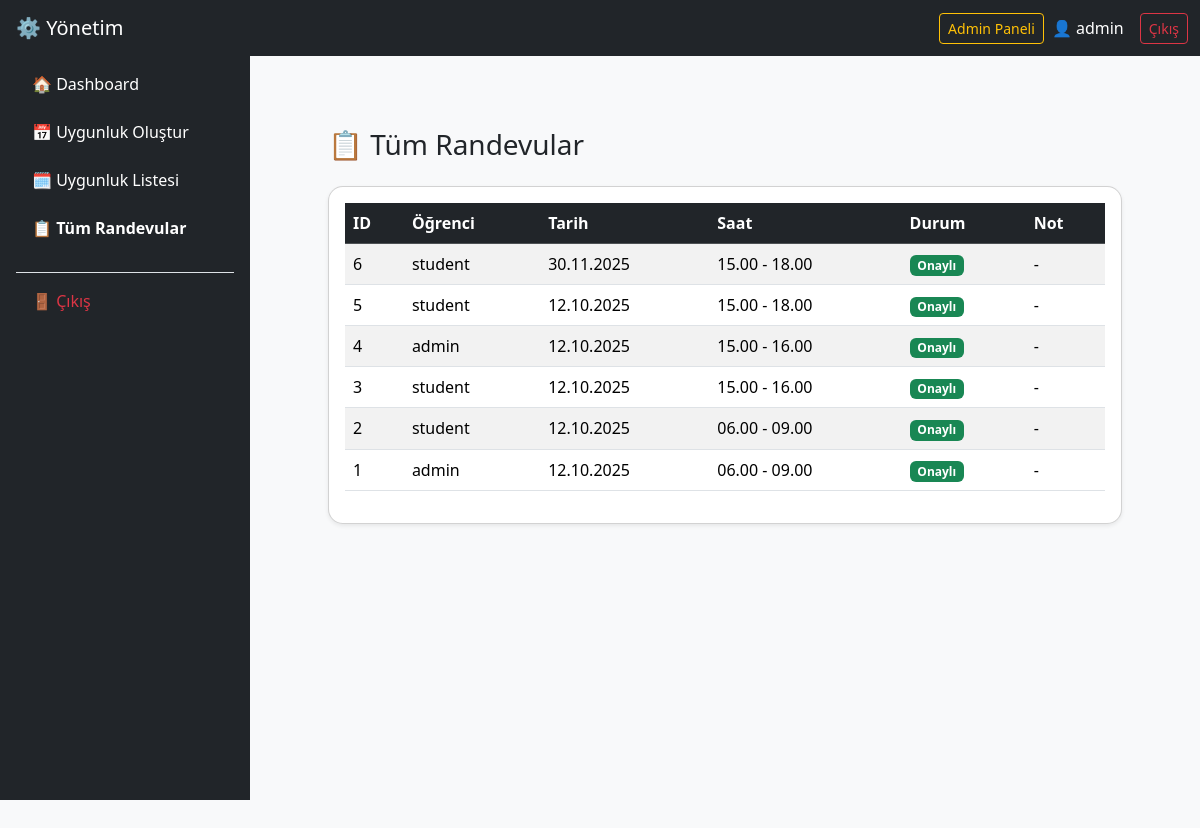
Page /appointments/admin/appointments/ (signed in) on the earlier database version.
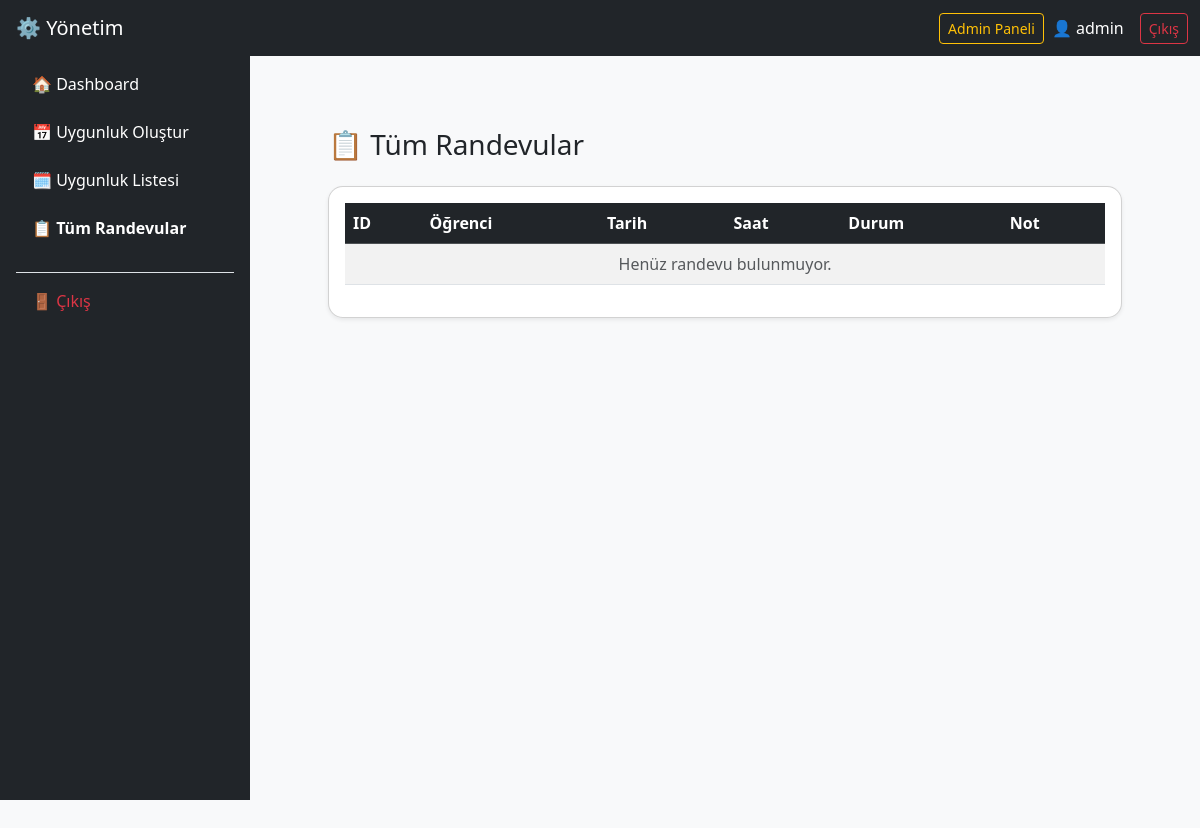
Same page on the later database version.
### users/models.py (models this page shows, shortened)
class User(AbstractUser):
    role = models.ForeignKey(Role, on_delete=models.CASCADE, null=True, blank=True)

### appointments/models.py (models this page shows, shortened)
class Appointment(models.Model):
    availability = models.ForeignKey(
        Availability,
        on_delete=models.CASCADE,
        related_name='appointments'
    )
    student = models.ForeignKey(
        User,
        on_delete=models.CASCADE,
        limit_choices_to={'role__name': 'Student'},
        related_name='appointments'
    )
    branches = models.ManyToManyField(Branch)
    status = models.CharField(max_length=20, choices=[
        ('approved', 'Approved'),
        ('cancelled', 'Cancelled'),
        ('no_show', 'No Show'),
        ], default='approved')
    cancelled_by = models.ForeignKey(
        User,
        on_delete=models.SET_NULL,
        null=True,
        blank=True,
        related_name='cancelled_appointments'
    )
    cancel_reason = models.TextField(blank=True, null=True)

class Availability(models.Model):
    admin = models.ForeignKey(
        User,
        on_delete=models.CASCADE,
        limit_choices_to={'role__name': 'Admin'},
        related_name='availabilities'
    )
    date = models.DateField()
    start_time = models.TimeField()
    end_time = models.TimeField()
    quota = models.PositiveIntegerField()
    note = models.TextField(blank=True, null=True)

### appointments/views.py (the view)
# urls.py: path('admin/appointments/', views.all_appointments, name='all_appointments'),
@user_passes_test(is_admin)
def all_appointments(request):
    appointments = Appointment.objects.select_related('availability', 'student').all().order_by('-id')
    return render(request, 'appointments/all_appointments.html', {'appointments': appointments})

### appointments/views.py (called while the page is built)
def is_admin(user):
    return user.is_authenticated and user.role and user.role.name == 'Admin'

### appointments/templates/appointments/all_appointments.html (shortened to what this page needs)
{% extends 'appointments/base_admin.html' %}
{% block admin_content %}
<div class="container mt-4">
    <h3 class="mb-4">📋 Tüm Randevular</h3>
    <div class="card shadow-sm">
        <div class="card-body">
            <table class="table table-striped table-hover align-middle">
                <thead class="table-dark">
                <tr>
                    <th>ID</th>
                    <th>Öğrenci</th>
                    <th>Tarih</th>
                    <th>Saat</th>
                    <th>Durum</th>
                    <th>Not</th>
                </tr>
                </thead>
                <tbody>
                {% for appointment in appointments %}
                <tr>
                    <td>{{ appointment.id }}</td>
                    <td>{{ appointment.student.username }}</td>
                    <td>{{ appointment.availability.date|date:"d.m.Y" }}</td>
                    <td>{{ appointment.availability.start_time|time:"H.i" }} - {{ appointment.availability.end_time|time:"H.i" }}</td>
                    <td>
                        {% if appointment.status == 'approved' %}
                        <span class="badge bg-success">Onaylı</span>
                        {% elif appointment.status == 'cancelled' %}
                        <span class="badge bg-danger">İptal</span>
                        {% elif appointment.status == 'no_show' %}
                        <span class="badge bg-warning text-dark">Gelmedi</span>
                        {% else %}
                        <span class="badge bg-secondary">Bekliyor</span>
                        {% endif %}
                    </td>
                    <td>{{ appointment.cancel_reason|default:"-" }}</td>
                </tr>
                {% empty %}
                <tr>
                    <td colspan="6" class="text-center text-muted">Henüz randevu bulunmuyor.</td>
                </tr>
                {% endfor %}
                </tbody>
            </table>
        </div>
    </div>
</div>
{% endblock %}

### appointments/templates/appointments/base_admin.html
{% extends 'appointments/base.html' %}
{% block content %}
<div class="d-flex m-0 p-0" style="width: 100%; min-height: 100vh; overflow-x: hidden;">
    <div class="bg-dark text-white p-3"
         style="width: 250px; min-height: 100vh; position: fixed; top: 0; left: 0; z-index: 1000;">
        <h5 class="mb-4">⚙️ Yönetim</h5>
        <ul class="nav flex-column">
            <li class="nav-item mb-2">
                <a class="nav-link text-white {% if request.path == '/appointments/admin/dashboard/' %}fw-bold text-warning{% endif %}"
                   href="{% url 'admin_dashboard' %}">
                    🏠 Dashboard
                </a>
            </li>
            <li class="nav-item mb-2">
                <a class="nav-link text-white {% if request.path == '/appointments/admin/availability/create/' %}fw-bold text-warning{% endif %}"
                   href="{% url 'create_availability' %}">
                    📅 Uygunluk Oluştur
                </a>
            </li>
            <li class="nav-item mb-2">
                <a class="nav-link text-white {% if request.path == '/appointments/admin/availability/list/' %}fw-bold text-warning{% endif %}"
                   href="{% url 'availability_list_admin' %}">
                    🗓️ Uygunluk Listesi
                </a>
            </li>
            <li class="nav-item mb-2">
                <a class="nav-link text-white {% if request.path == '/appointments/admin/appointments/' %}fw-bold text-warning{% endif %}"
                   href="{% url 'all_appointments' %}">
                    📋 Tüm Randevular
                </a>
            </li>
            <li class="nav-item mt-3 border-top pt-2">
                <a class="nav-link text-danger" href="{% url 'logout' %}">🚪 Çıkış</a>
            </li>
        </ul>
    </div>
    <div class="flex-grow-1 p-4"
         style="margin-left: 250px; background-color: #f8f9fa; min-height: 100vh;">
        {% block admin_content %}{% endblock %}
    </div>
</div>
{% endblock %}

### appointments/templates/appointments/base.html (shortened to what this page needs)
<!DOCTYPE html>
<html lang="tr">
<head>
    <link href="https://cdn.jsdelivr.net/npm/bootstrap@5.3.2/dist/css/bootstrap.min.css" rel="stylesheet">
</head>
<body>
<nav class="navbar navbar-expand-lg navbar-dark bg-dark mb-4">
    <div class="container-fluid">
        <a class="navbar-brand"
           href="{% if user.is_authenticated and user.role.name == 'Admin' %}
                    {% url 'admin_dashboard' %}
                  {% elif user.is_authenticated %}
                    {% url 'student_dashboard' %}
                  {% else %}
                    {% url 'login' %}
                  {% endif %}">
        </a>
        <div class="collapse navbar-collapse justify-content-end" id="navbarNav">
            {% if user.is_authenticated %}
            <div class="d-flex align-items-center">
                {% if user.role.name == 'Admin' %}
                <a href="{% url 'admin_dashboard' %}" class="btn btn-outline-warning btn-sm me-2">Admin Paneli</a>
                {% else %}
                <a href="{% url 'student_dashboard' %}" class="btn btn-outline-primary btn-sm me-2">Öğrenci Paneli</a>
                {% endif %}
                <span class="text-white me-3">👤 {{ user.username }}</span>
                <button onclick="confirmLogout()" class="btn btn-outline-danger btn-sm">Çıkış</button>            </div>
            {% endif %}
        </div>
    </div>
</nav>
<div class="container mt-4">
    {% block content %}{% endblock %}
</div>
</body>
</html>

### appointments/templates/appointments/base.html (style rules this page uses)
body { background-color: #f8f9fa; }
.navbar-brand { font-weight: bold; letter-spacing: 0.5px; }
.card { border-radius: 15px; box-shadow: 0 4px 10px rgba(0,0,0,0.05); }

Differences in the rows shown:
removed Appointment: id "6", student.username "student", availability "30.11.2025", availability.start_time "15.00", availability.end_time "18.00", status "Onaylı", cancel_reason "-"
removed Appointment: id "5", student.username "student", availability "12.10.2025", availability.start_time "15.00", availability.end_time "18.00", status "Onaylı", cancel_reason "-"
removed Appointment: id "4", student.username "admin", availability "12.10.2025", availability.start_time "15.00", availability.end_time "16.00", status "Onaylı", cancel_reason "-"
removed Appointment: id "3", student.username "student", availability "12.10.2025", availability.start_time "15.00", availability.end_time "16.00", status "Onaylı", cancel_reason "-"
removed Appointment: id "2", student.username "student", availability "12.10.2025", availability.start_time "06.00", availability.end_time "09.00", status "Onaylı", cancel_reason "-"
removed Appointment: id "1", student.username "admin", availability "12.10.2025", availability.start_time "06.00", availability.end_time "09.00", status "Onaylı", cancel_reason "-"
Other differences:
text now shown: "Henüz randevu bulunmuyor."
